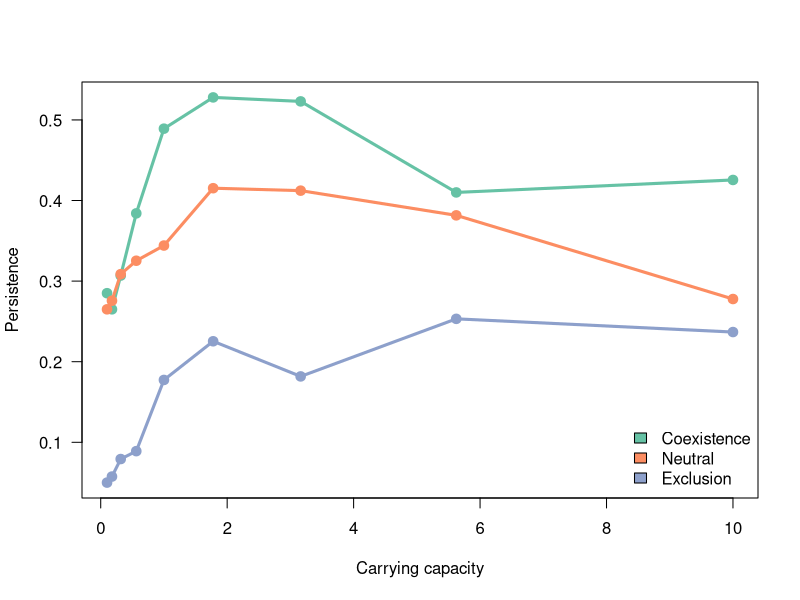

Generate this figure with R:
d <- read.table("./figures/sm1.dat", h=T)
d <- aggregate(d, by=list(d$competition, d$K), mean)

library(RColorBrewer)

pdf("figures/carryingcapacity.pdf")

palette(brewer.pal(3, "Set2"))

plot(0, pch=NA, xlim=range(d$K), ylim=range(d$richness),
      xlab = "Carrying capacity", ylab = "Persistence",
      las = 1)

i <- 1
for(comp in unique(d$competition)) {
  x <- subset(d, competition == comp)
  lines(richness~K, x, col = i, type='o', pch=19, lwd=3)
  i <- i + 1
}

legend("bottomright", fill=c(1:3),
      legend=c("Coexistence", "Neutral", "Exclusion"),
      bty='n')

dev.off()
